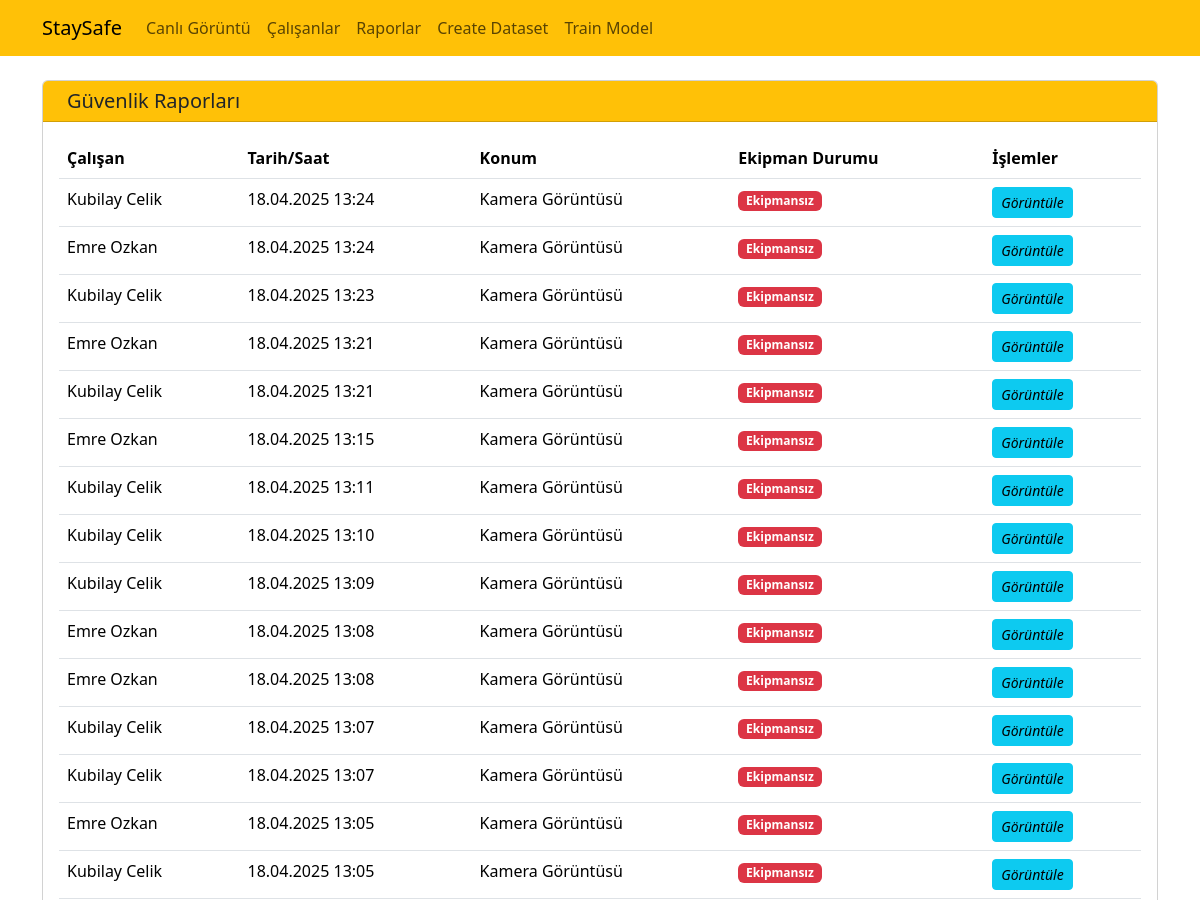
The page /reports/ (upper part) on the database as committed earlier.
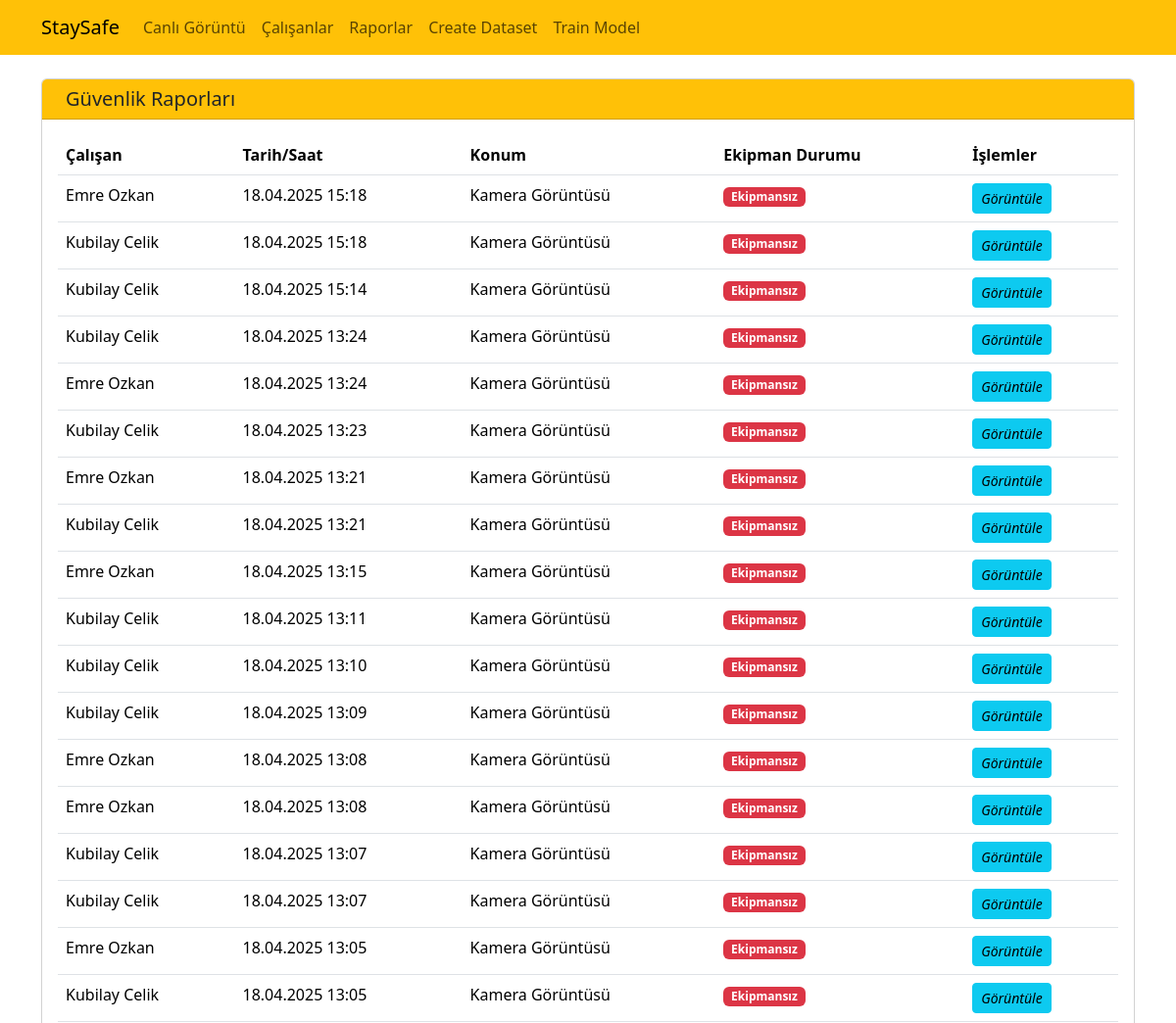
The same page on the database as committed later.
### reports/models.py (models this page shows, shortened)
class EmployeeReport(models.Model):
    employee = models.ForeignKey(Employee, on_delete=models.SET_NULL, related_name='reports', null=True, blank=True)
    timestamp = models.DateTimeField(auto_now_add=True)
    image = models.ImageField(upload_to='reports/')
    is_equipped = models.BooleanField(default=False)
    location = models.CharField(max_length=200, blank=True)
    notes = models.TextField(blank=True)
    missing_equipment = models.TextField(blank=True, verbose_name="Eksik Ekipmanlar")
    reported_pozisyon = models.CharField(max_length=100, null=True, blank=True, verbose_name="Rapor Anındaki Pozisyon")
    reported_vardiya = models.CharField(max_length=50, null=True, blank=True, verbose_name="Rapor Anındaki Vardiya")
    reported_supervizor_name = models.CharField(max_length=200, null=True, blank=True, verbose_name="Rapor Anındaki Süpervizör")
    class Meta:
        ordering = ['-timestamp']
        verbose_name = 'Çalışan Raporu'
        verbose_name_plural = 'Çalışan Raporları'

### employees/models.py (models this page shows, shortened)
class Employee(models.Model):
    sicil_no = models.CharField(max_length=10, primary_key=True)
    name = models.CharField(max_length=100)
    surname = models.CharField(max_length=100)
    age = models.IntegerField(null=True, blank=True)
    imageUrl = models.URLField(max_length=300, blank=True, null=True, default="default.jpg")
    pozisyon = models.ForeignKey(Pozisyon, on_delete=models.SET_NULL, null=True, blank=True)
    vardiya = models.ForeignKey(Vardiya, on_delete=models.SET_NULL, null=True, blank=True)

### reports/views.py (the view)
# urls.py: path('', views.report_list, name='report_list'),
def report_list(request):
    reports = EmployeeReport.objects.all() # Tüm raporları al (ordering model meta'da tanımlı)
    context = {
        'reports': reports
    }
    return render(request, 'reports/report_list.html', context)

### reports/templates/reports/report_list.html (shortened to what this page needs)
{% extends "layout.html" %}
{% load static %}
{% block content %}
<div class="container mt-4">
    <div class="card">
        <div class="card-header bg-warning">
            <h5 class="card-title mb-0">
                Güvenlik Raporları
            </h5>
        </div>
        <div class="card-body">
            <div class="table-responsive">
                <table class="table table-hover">
                    <thead>
                        <tr>
                            <th>Çalışan</th>
                            <th>Tarih/Saat</th>
                            <th>Konum</th>
                            <th>Ekipman Durumu</th>
                            <th>İşlemler</th>
                        </tr>
                    </thead>
                    <tbody>
                        {% for report in reports %}
                        <tr>
                            <td>{{ report.employee.name }} {{ report.employee.surname }}</td>
                            <td>{{ report.timestamp|date:"d.m.Y H:i" }}</td>
                            <td>{{ report.location|default:"Belirtilmemiş" }}</td>
                            <td>
                                {% if report.is_equipped %}
                                    <span class="badge bg-success">Ekipmanlı</span>
                                {% else %}
                                    <span class="badge bg-danger">Ekipmansız</span>
                                {% endif %}
                            </td>
                            <td>
                                <a href="{% url 'report_detail' report.id %}" class="btn btn-sm btn-info">
                                    <i class="fas fa-eye">Görüntüle</i>
                                </a>
                            </td>
                        </tr>
                        {% empty %}
                        <tr>
                            <td colspan="5" class="text-center">Henüz rapor bulunmamaktadır.</td>
                        </tr>
                        {% endfor %}
                    </tbody>
                </table>
            </div>
        </div>
    </div>
</div>
{% endblock %}

Rows that differ between the two databases and show on the page:
added EmployeeReport: employee.name "Emre", employee.surname "Ozkan", timestamp "18.04.2025 15:18", location "Kamera Görüntüsü", is_equipped "Ekipmansız"
added EmployeeReport: employee.name "Kubilay", employee.surname "Celik", timestamp "18.04.2025 15:18", location "Kamera Görüntüsü", is_equipped "Ekipmansız"
added EmployeeReport: employee.name "Kubilay", employee.surname "Celik", timestamp "18.04.2025 15:14", location "Kamera Görüntüsü", is_equipped "Ekipmansız"
